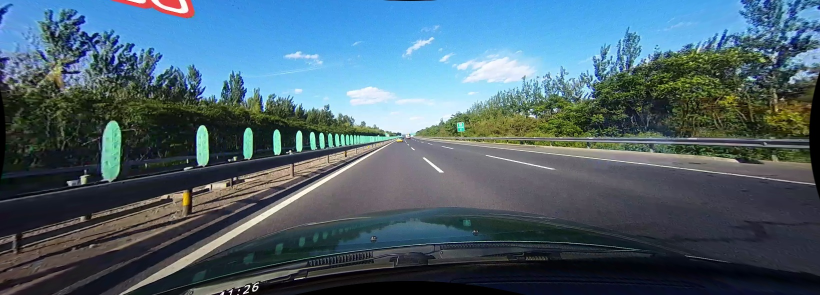
#> input picture test-image/simple1/02100.jpg, 1640 x 590 px, found by its file name (shown at 1/2 size)
$ python lane_detection.py
#> lines starting #> are read from the running program, lines starting #| are printed output that depends on the picture; after the words box and inside, x2 and y2 are one past the last pixel; in counts of white or black regions, pixels touching at a corner belong together
import numpy as np
import cv2 as cv

# 对图像预处理，使用canny边缘检测处理图像
def do_canny_detection(frame):
    # RGB 转灰度图
    gray = cv.cvtColor(frame, cv.COLOR_RGB2GRAY)
    # 高斯滤波器
    blur = cv.GaussianBlur(gray, (5, 5), 0)
    # Canny 处理
    canny_detection = cv.Canny(blur, 50, 150)

    # [9 lines of commented-out code are left out]
    return canny_detection

 # 提取感兴趣区域:感兴趣区域的设置为梯形
def do_segment(frame):
        # height = frame.shape[0]
        # width = frame.shape[1]
        # polygons = np.array([[(0, height), (width, height), (int(width/2), int(height/2))]])
        imshape=frame.shape
        polygons = np.array([[(2*imshape[1]/11, 10*imshape[0]/11), (5 * imshape[1] / 13, 5* imshape[0] / 11),
                   (7 * imshape[1] / 13, 5 * imshape[0] / 11), (8*imshape[1]/11, 10*imshape[0]/11)]], dtype=np.int32)#对应左下、左上、右上、右下
        mask = np.zeros_like(frame)
        # 在全黑 mask 上画白色多边形（内部填充）
        cv.fillPoly(mask, polygons, 255)
        # cv.imshow('mask',mask)
        # 按位与，保留感兴趣的区域
        segment = cv.bitwise_and(frame, mask)
        return segment
# [11 lines of commented-out code are left out]
def do_hough(frame):
    lines = cv.HoughLinesP(frame, 1, np.pi / 180, 50, minLineLength=30, maxLineGap=10)
    parameter_slope = []     #记录符合斜率条件的直线
    parameter_all = []       #记录霍夫直线检测到的直线信息
    parameter = []   # 记录筛选过后直线信息
    parameters1 = []  #记录左右两条车道线的四条边缘线
    parameters = []   #记录平均后两条车道线的直线信息
    mask = np.zeros_like(frame)
    mask1 = np.zeros_like(frame)
    mask2 = np.zeros_like(frame)

    if lines is not None:
        for line in lines:
            x1, y1, x2, y2 = line[0]
            slope = (y2 - y1) / (x2 - x1)
            parameter_all.append([slope, x1, y1, x2, y2])
            # 1.根据斜率筛选直线
            # if -20 <= slope <= -0.5 or 0.5 <= slope <= 20:
            if -20 <= slope <= -0.5 or 0.5 <= slope <= 20:
                parameter_slope.append([slope, x1, y1, x2, y2])
        parameter = sorted(parameter_slope)
        parameter_all = sorted(parameter_all)
        m = len(parameter_slope)  # 记录霍夫直线检测直线条数n 及控制斜率后的直线斜率 m
        n = len(parameter_all)
        ####################################################################################################
        #  可视化
        #  绘制霍夫直线检测到的直线
        for n in range(len(parameter_all)):
            polygons_all = np.array([(parameter_all[n][1], parameter_all[n][2]), (parameter_all[n][3], parameter_all[n][4])])
            cv.polylines(mask, [polygons_all], False, (255, 255, 255))
        cv.imshow('all_lines', mask)
        #  绘制斜率控制后的直线
        for n in range(len(parameter_slope)):
            polygons = np.array([(parameter_slope[n][1], parameter_slope[n][2]), (parameter_slope[n][3], parameter_slope[n][4])])
            cv.polylines(mask1, [polygons], False, (255, 255, 255))
        cv.imshow('slope_lines', mask1)

        # 2.根据车道线的几何特征进行边缘筛选
        if m >= 2:
            if parameter[0][0] < 0 and parameter[1][0] < 0:  # and parameter[1][0]-parameter[0][0] < 0.1: 左车道线
                parameters1.append([parameter[0][1],parameter[0][2],parameter[0][3],parameter[0][4]])
                parameters1.append([parameter[1][1], parameter[1][2], parameter[1][3], parameter[1][4]])
                slope = (parameter[0][0] + parameter[1][0]) / 2
                x1 = int((parameter[0][1] + parameter[1][1]) / 2)
                y1 = int((parameter[0][2] + parameter[1][2]) / 2)
                x2 = int((parameter[0][3] + parameter[1][3]) / 2)
                y2 = int((parameter[0][4] + parameter[1][4]) / 2)
                parameters.append([slope, x1, y1, x2, y2])
            if parameter[n - 2][0] > 0 and parameter[n - 1][0] > 0:  # and parameter[i-1][0]-parameter[i-2][0] < 0.1: 右车道线
                parameters1.append([parameter[n-2][1], parameter[n-2][2], parameter[n-2][3], parameter[n-2][4]])
                parameters1.append([parameter[n - 1][1], parameter[n - 1][2], parameter[n - 1][3], parameter[n - 1][4]])
                slope = (parameter[n - 2][0] + parameter[n - 1][0]) / 2
                x1 = int((parameter[n - 2][1] + parameter[n - 1][1]) / 2)
                y1 = int((parameter[n - 2][2] + parameter[n - 1][2]) / 2)
                x2 = int((parameter[n - 2][3] + parameter[n - 1][3]) / 2)
                y2 = int((parameter[n - 2][4] + parameter[n - 1][4]) / 2)
                parameters.append([slope, x1, y1, x2, y2])  # 存放右左车道线的斜率及点坐标值

        # 绘制筛选后的四条车道边缘线
        for i in range(len(parameters1)):
            polygons2 = np.array([(parameters1[i][0], parameters1[i][1]), (parameters1[i][2], parameters1[i][3])])
            cv.polylines(mask2, [polygons2], False, (255, 255, 255))
        cv.imshow('four_lines', mask2)

        return parameters

# 绘制车道线
def draw_lines(frame,parameters, color=[0,0,255], thickness=2):
    #绘制左车道线
    left_x1_set = parameters[0][1]
    left_y1_set = parameters[0][2]
    left_x2_set = parameters[0][3]
    left_y2_set = parameters[0][4]
    cv.line(frame,(left_x1_set,left_y1_set),(left_x2_set,left_y2_set),color, thickness)

    # 绘制右车道线
    right_x1_set = parameters[1][1]
    right_y1_set = parameters[1][2]
    right_x2_set = parameters[1][3]
    right_y2_set = parameters[1][4]
    cv.line(frame, ( right_x1_set,  right_y1_set), ( right_x2_set,  right_y2_set), color, thickness)

def  weighted_img(img, initial_img, a=0.8, b=1., c=0.):
    return cv.addWeighted(initial_img, a, img, b, c)

# 虚实线检测
def solid_dotted_judge(frame, lines):
    if len(lines) > 0:
        for line in lines:
            slope, x1, y1, x2, y2 = line
            k = abs(y2 - y1)
            font = cv.FONT_HERSHEY_SIMPLEX
            # 右车道线
            if slope >0:
                if k >= 60:
                    cv.putText(frame, 'Right Solid', (int((x1 + x2) / 2)+50, int((y1 + y2) / 2)), font, 0.5, (0, 255, 0), 2)
                else:
                    cv.putText(frame, 'Right Dotted', (int((x1 + x2) / 2)+50, int((y1 + y2) / 2)), font, 0.5, (0, 255, 0), 2)
            # 左车道线
            else:
                if k >= 60:
                    cv.putText(frame, 'Left Solid', (int((x1 + x2) / 2)+50, int((y1 + y2) / 2)), font, 0.5, (0, 255, 0), 2)
                else:
                    cv.putText(frame, 'Left Dotted', (int((x1 + x2) / 2)+50, int((y1 + y2) / 2)), font, 0.5, (0, 255, 0), 2)

# 黄白线检测
def color_judge(frame, frame1, lines):
    frame2 = cv.cvtColor(frame, cv.COLOR_BGR2HSV)
    L = []
    if len(lines) > 0:
        for i in range(len(lines)):
            L.append(lines[i])
        for line in L:
            # print(line)
            slope, x1, y1, x2, y2= line
            p = 0
            for i in range(1, 11):
                y = int(y1 + (y2 - y1) * i / 11)
                x = int(x1 + (x2 - x1) * i / 11)
                # print(x, y)
                h, s, v = frame2[y][x]
                if s > 40:
                    p += 1
            if p >= 3:
                font = cv.FONT_HERSHEY_SIMPLEX
                cv.putText(frame1, 'Yellow', (int((x1 + x2) / 2), int((y1 + y2) / 2)), font, 0.5, (0, 255, 255), 2)
            else:
                font = cv.FONT_HERSHEY_SIMPLEX
                cv.putText(frame1, 'White', (int((x1 + x2) / 2), int((y1 + y2) / 2)), font, 0.5, (255, 255, 255), 2)
# 处理图片
def process_image(image):

    alpha = 0.8  # 原图像权重
    beta = 1.  # 车道线图像权重
    lambda_ = 0.

    # canny边缘检测
    canny_image = do_canny_detection(image)
    cv.imshow('do_canny_image', canny_image)

    # 提取感兴趣区域
    ROI_image = do_segment(canny_image)
    cv.imshow('do_segment_image', ROI_image)


    # 霍夫变换提取出车道线参数
    lines = do_hough(ROI_image)
    # 生成与原图大小一致的纯黑图片
    line_image = np.zeros_like(image)

    # 绘制车道线线段
    draw_lines(line_image, lines, thickness=10)
    cv.imshow('do_hough_image', line_image)


    # 图像融合
    final_image = weighted_img(image, line_image, alpha, beta, lambda_)
    # 虚实线的判断
    solid_dotted_judge(final_image,lines)
    # 黄白线判断
    color_judge(image,final_image,lines)

    # 显示检测效果图
    cv.imshow('final_image', final_image)
    cv.waitKey(0)
    # 保存效果图
    cv.imwrite(str(save_path) + str(canny_name), canny_image)
    cv.imwrite(str(save_path) + str(roi_name), ROI_image)
    cv.imwrite(str(save_path) + str(hough_name), line_image)
    cv.imwrite(str(save_path) + str(final_name), final_image)
    cv.destroyAllWindows()


if __name__ == '__main__':

    save_path = 'D:/lane-detection-cv/demo1_result_image/simple1/'
    image_path='D:/lane-detection-cv/test-image/simple1/'
    img='02100'   # 输入测试图片名称
    image_name=img+'.jpg'
    canny_name = img+'do_canny.jpg'
    roi_name = img+'do_roi.jpg'
    hough_name = img+'do_hough.jpg'
    final_name = img+'result_img.jpg'
    # 指定测试图片路径
    image = cv.imread(image_path+'/'+image_name)
#> image is the input picture: shape (590, 1640, 3); mean B, G, R 111.8, 98.5, 75.3
    # 原图显示roi
    # do_seg(image)
    # 处理图片
    process_image(image)
#> in do_canny_detection, `gray = cv.cvtColor(frame, cv.COLOR_RGB2GRAY)`:
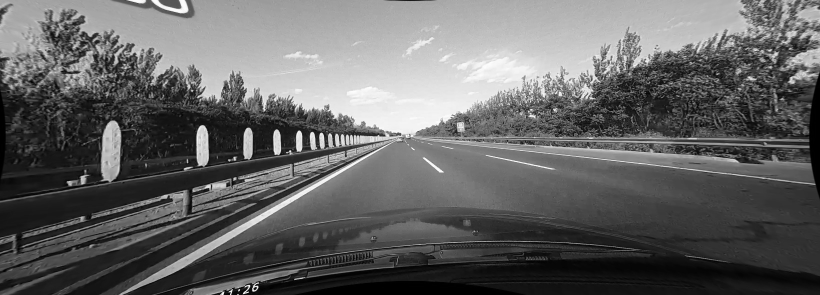
#> gray: shape (590, 1640) (shown at 1/2 size); min 0, max 255, mean 99.9
#> in do_canny_detection, `canny_detection = cv.Canny(blur, 50, 150)`:
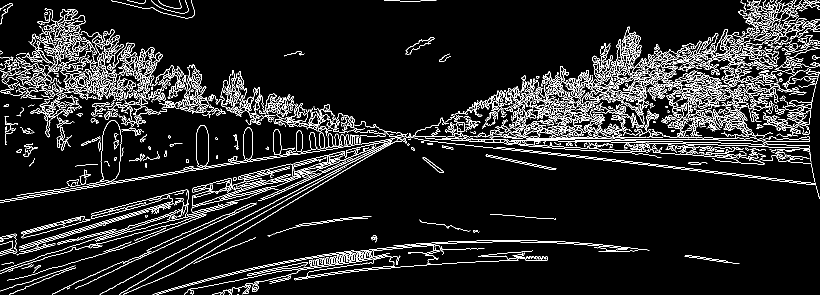
#> canny_detection: shape (590, 1640) (shown at 1/2 size); 8.7% white in thin lines or dots
#> in do_segment, `cv.fillPoly(mask, polygons, 255)`: mask: shape (590, 1640); 16% white; 1 white region, box (x1, y1, x2, y2) and area: (298, 268, 1193, 537) 154593
#> in do_segment, `segment = cv.bitwise_and(frame, mask)`:
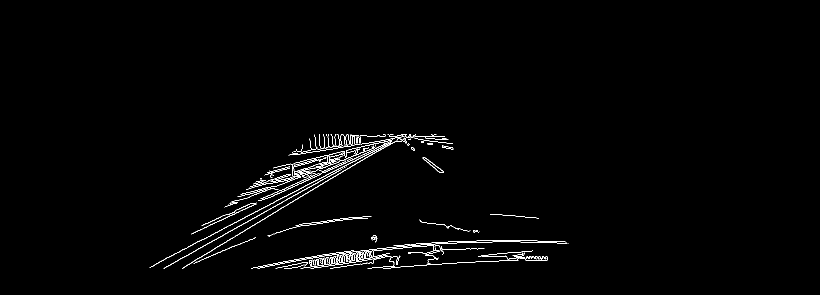
#> segment: shape (590, 1640) (shown at 1/2 size); 1.1% white in thin lines or dots, all inside (x1, y1, x2, y2) = (299, 268, 1137, 537)
#> in do_hough, `lines = cv.HoughLinesP(frame, 1, np.pi / 180, 50, minLineLength=30, ma..`: lines = 107 rows, first 6: [384, 504, 692, 333], [364, 536, 754, 302], [408, 478, 624, 364], [538, 395, 675, 332], [403, 480, 528, 414], [766, 536, 977, 522]
#> the loop in do_hough, `for line in lines:` made 107 passes
#> (x1, y1, x2, y2, slope) on passes 1 to 12: (384, 504, 692, 333, -0.555), (364, 536, 754, 302, -0.6), (408, 478, 624, 364, -0.528), (538, 395, 675, 332, -0.46), (403, 480, 528, 414, -0.528), (766, 536, 977, 522, -0.0664), (643, 512, 815, 491, -0.122), (560, 353, 664, 325, -0.269), (692, 508, 855, 491, -0.104), (533, 393, 670, 332, -0.445), (482, 399, 651, 334, -0.385), (574, 363, 820, 268, -0.386)
#> after the loop in do_hough, `for line in lines:`: parameter_all = 107 items, first 6: [-0.555, 384, 504, 692, 333], [-0.6, 364, 536, 754, 302], [-0.528, 408, 478, 624, 364], [-0.46, 538, 395, 675, 332], [-0.528, 403, 480, 528, 414], [-0.0664, 766, 536, 977, 522]; parameter_slope = 13 items, first 6: [-0.555, 384, 504, 692, 333], [-0.6, 364, 536, 754, 302], [-0.528, 408, 478, 624, 364], [-0.528, 403, 480, 528, 414], [-0.554, 327, 536, 677, 342], [-0.601, 426, 498, 719, 322]
#> in do_hough, `parameter = sorted(parameter_slope)`: parameter = 13 items, first 6: [-0.601, 426, 498, 719, 322], [-0.6, 364, 536, 754, 302], [-0.592, 742, 310, 813, 268], [-0.555, 384, 504, 692, 333], [-0.554, 327, 536, 677, 342], [-0.531, 299, 535, 474, 442]
#> in do_hough, `parameter_all = sorted(parameter_all)`: parameter_all = 107 items, first 6: [-0.601, 426, 498, 719, 322], [-0.6, 364, 536, 754, 302], [-0.592, 742, 310, 813, 268], [-0.555, 384, 504, 692, 333], [-0.554, 327, 536, 677, 342], [-0.531, 299, 535, 474, 442]
#> in do_hough, `m = len(parameter_slope)`: m = 13
#> in do_hough, `n = len(parameter_all)`: n = 107
#> the loop in do_hough, `for n in range(len(parameter_all)):` made 107 passes
#> polygons_all on passes 1 to 12: [[426, 498], [719, 322]], [[364, 536], [754, 302]], [[742, 310], [813, 268]], [[384, 504], [692, 333]], [[327, 536], [677, 342]], [[299, 535], [474, 442]], [[403, 480], [528, 414]], [[408, 478], [624, 364]], [[568, 394], [675, 338]], [[455, 429], [486, 413]], [[677, 337], [735, 309]], [[713, 319], [763, 295]]
#> after the loop in do_hough, `for n in range(len(parameter_all)):`:
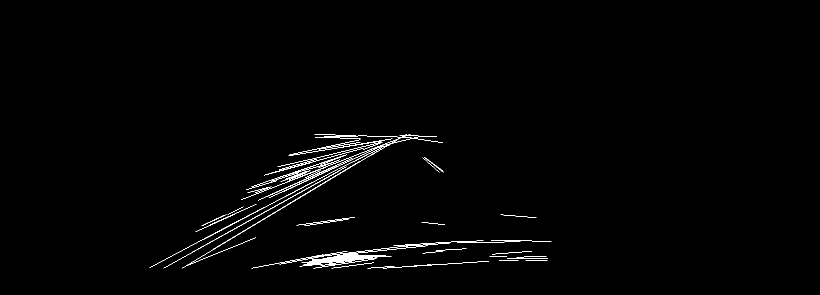
#> mask: shape (590, 1640) (shown at 1/2 size); 0.98% white in thin lines or dots, all inside (x1, y1, x2, y2) = (299, 268, 1103, 537)
#> the loop in do_hough, `for n in range(len(parameter_slope)):` made 13 passes
#> after the loop in do_hough, `for n in range(len(parameter_slope)):`:
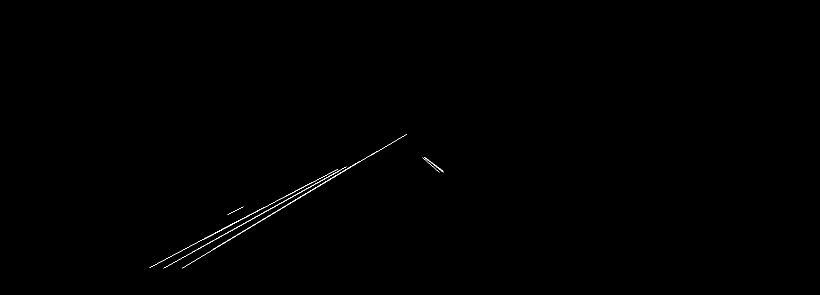
#> mask1: shape (590, 1640) (shown at 1/2 size); 0.2% white in thin lines or dots, all inside (x1, y1, x2, y2) = (299, 268, 887, 537)
#> in do_hough, `slope = (parameter[0][0] + parameter[1][0]) / 2`: slope = -0.6
#> in do_hough, `x1 = int((parameter[0][1] + parameter[1][1]) / 2)`: x1 = 395
#> in do_hough, `y1 = int((parameter[0][2] + parameter[1][2]) / 2)`: y1 = 517
#> in do_hough, `x2 = int((parameter[0][3] + parameter[1][3]) / 2)`: x2 = 736
#> in do_hough, `y2 = int((parameter[0][4] + parameter[1][4]) / 2)`: y2 = 312
#> in do_hough, `slope = (parameter[n - 2][0] + parameter[n - 1][0]) / 2`: slope = 0.77
#> in do_hough, `x1 = int((parameter[n - 2][1] + parameter[n - 1][1]) / 2)`: x1 = 849
#> in do_hough, `y1 = int((parameter[n - 2][2] + parameter[n - 1][2]) / 2)`: y1 = 314
#> in do_hough, `x2 = int((parameter[n - 2][3] + parameter[n - 1][3]) / 2)`: x2 = 886
#> in do_hough, `y2 = int((parameter[n - 2][4] + parameter[n - 1][4]) / 2)`: y2 = 343
#> the loop in do_hough, `for i in range(len(parameters1)):` made 4 passes
#> polygons2 on passes 1 to 4: [[426, 498], [719, 322]], [[364, 536], [754, 302]], [[850, 315], [886, 342]], [[848, 314], [886, 344]]
#> after the loop in do_hough, `for i in range(len(parameters1)):`:
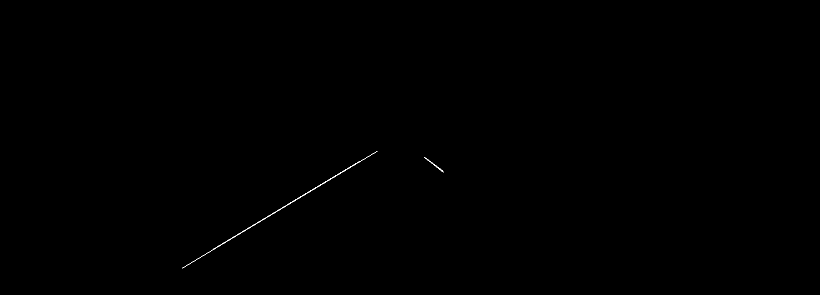
#> mask2: shape (590, 1640) (shown at 1/2 size); 0.08% white in thin lines or dots, all inside (x1, y1, x2, y2) = (364, 302, 887, 537)
#> in process_image, `lines = do_hough(ROI_image)`: lines = [[-0.6, 395, 517, 736, 312], [0.77, 849, 314, 886, 343]]
#> in draw_lines, `left_x1_set = parameters[0][1]`: left_x1_set = 395
#> in draw_lines, `left_y1_set = parameters[0][2]`: left_y1_set = 517
#> in draw_lines, `left_x2_set = parameters[0][3]`: left_x2_set = 736
#> in draw_lines, `left_y2_set = parameters[0][4]`: left_y2_set = 312
#> in draw_lines, `right_x1_set = parameters[1][1]`: right_x1_set = 849
#> in draw_lines, `right_y1_set = parameters[1][2]`: right_y1_set = 314
#> in draw_lines, `right_x2_set = parameters[1][3]`: right_x2_set = 886
#> in draw_lines, `right_y2_set = parameters[1][4]`: right_y2_set = 343
#> in draw_lines, `cv.line(frame, ( right_x1_set,  right_y1_set), ( right_x2_set,  right_..`:
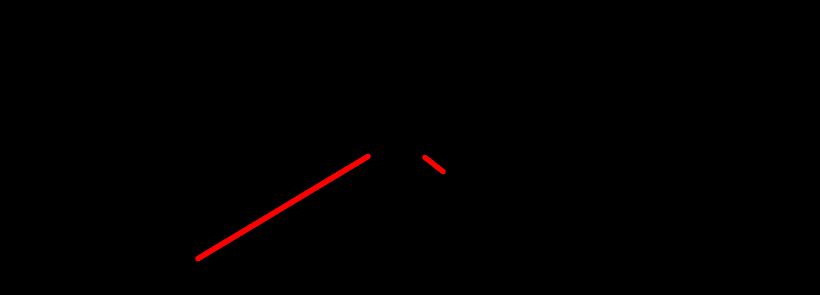
#> frame: shape (590, 1640, 3) (shown at 1/2 size); mean of channels 0, 1, 2 0, 0, 1.4; drawn as B, G, R
#> the loop in solid_dotted_judge, `for line in lines:` made 2 passes
#> (slope, x1, y1, x2, y2, k, font) on passes 1 to 2: (-0.6, 395, 517, 736, 312, 205, 0), (0.77, 849, 314, 886, 343, 29, 0)
#> in color_judge, `frame2 = cv.cvtColor(frame, cv.COLOR_BGR2HSV)`: frame2: shape (590, 1640, 3); mean H, S, V 91.2, 99.3, 119
#> the loop in color_judge, `for i in range(len(lines)):` made 2 passes
#> after the loop in color_judge, `for i in range(len(lines)):`: L has the same summary as lines in process_image
#> the loop in color_judge, `for line in L:` made 2 passes
#> (slope, x1, y1, x2, y2, font) on passes 1 to 2: (-0.6, 395, 517, 736, 312, 0), (0.77, 849, 314, 886, 343, 0)
